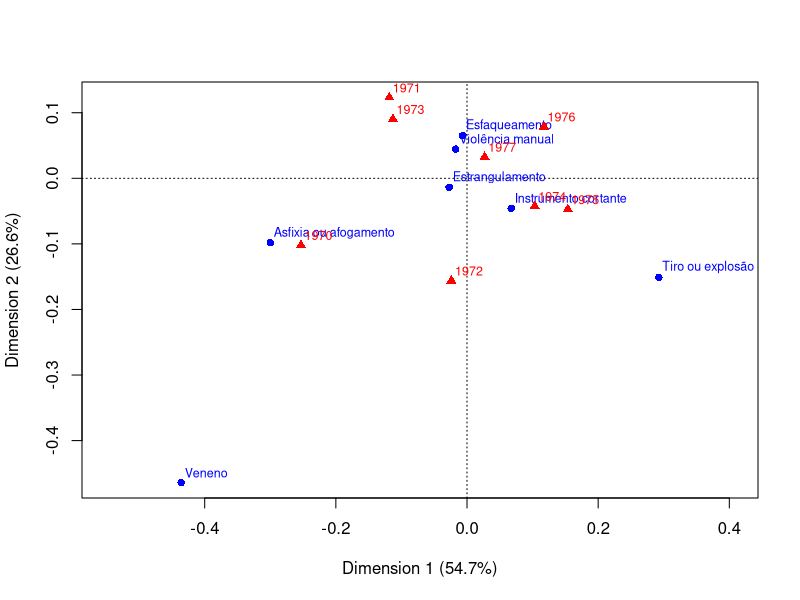

This figure's R source:
(tabela <-array(c(20, 9, 382, 214, 10, 7, 172, 120, 12, 6, 327, 183),
                dim= c(2, 2, 3),
                dimnames= list(
                  Particulas = c("Alto", "Baixo"),
                  Bronquite = c("Sim", "Não"),
                  Idade = c("15-24", "23-39", "40+"))))
ftable(tabela, col.vars= "Bronquite",
       row.vars= c("Idade","Particulas"))





# Dados da tabela
dados <- matrix(c(
  15, 15, 31, 17, 42, 49, 38, 27,     # Tiro ou explosão
  95,113, 94,125,124,126,148,127,     # Esfaqueamento
  23, 16, 34, 34, 35, 33, 41, 41,     # Instrumento cortante
  9,  4,  8,  3,  5,  3,  1,  4,     # Veneno
  47, 60, 54, 70, 69, 66, 70, 60,     # Violência manual
  43, 45, 43, 53, 51, 63, 47, 51,     # Estrangulamento
  26, 16, 20, 24, 15, 15, 15, 15      # Asfixia ou afogamento
), nrow = 7, byrow = TRUE)

# Nomear linhas e colunas
rownames(dados) <- c("Tiro ou explosão", "Esfaqueamento", "Instrumento cortante",
                     "Veneno", "Violência manual", "Estrangulamento", "Asfixia ou afogamento")
colnames(dados) <- c("1970", "1971", "1972", "1973", "1974", "1975", "1976", "1977")

# Visualizar tabela
print(dados)



  # caso não tenha instalado ainda
library(ca)



resultado_ac <- ca(dados)

# Plotar os resultados
plot(resultado_ac)



# ----------------


# Criar o array com os dados
tabela <- array(c(20, 9, 382, 214, 
                  10, 7, 172, 120, 
                  12, 6, 327, 183),
                dim = c(2, 2, 3),
                dimnames = list(
                  Particulas = c("Alto", "Baixo"),
                  Bronquite = c("Sim", "Não"),
                  Idade = c("15-24", "25-39", "40+")))

# Visualizar a tabela
ftable(tabela, col.vars = "Bronquite", row.vars = c("Idade", "Particulas"))


mantelhaen.test(tabela)

















# --------------------

# 
# 
# library(FactoMineR)
# library(factoextra)
# 
# # Matriz de dados
# dados <- matrix(c(
#   15, 15, 31, 17, 42, 49, 38, 27,     # Tiro ou explosão
#   95,113, 94,125,124,126,148,127,     # Esfaqueamento
#   23, 16, 34, 34, 35, 33, 41, 41,     # Instrumento cortante
#   9,  4,  8,  3,  5,  3,  1,  4,     # Veneno
#   47, 60, 54, 70, 69, 66, 70, 60,     # Violência manual
#   43, 45, 43, 53, 51, 63, 47, 51,     # Estrangulamento
#   26, 16, 20, 24, 15, 15, 15, 15      # Asfixia ou afogamento
# ), nrow = 7, byrow = TRUE)
# 
# rownames(dados) <- c("Tiro ou explosão", "Esfaqueamento", "Instrumento cortante",
#                      "Veneno", "Violência manual", "Estrangulamento", "Asfixia ou afogamento")
# colnames(dados) <- c("1970", "1971", "1972", "1973", "1974", "1975", "1976", "1977")
# 
# # Análise de correspondência com FactoMineR
# res.ca <- CA(dados, graph = FALSE)
# 
# fviz_ca_row(res.ca, repel = TRUE, col.row = "blue") +
#   ggtitle("Métodos de Assassinato - Análise de Correspondência")
# fviz_ca_col(res.ca, repel = TRUE, col.col = "red") +
#   ggtitle("Anos de Ocorrência - Análise de Correspondência")
# 
# fviz_ca_biplot(res.ca, repel = TRUE) +
#   ggtitle("Análise de Correspondência: Métodos vs Anos")
